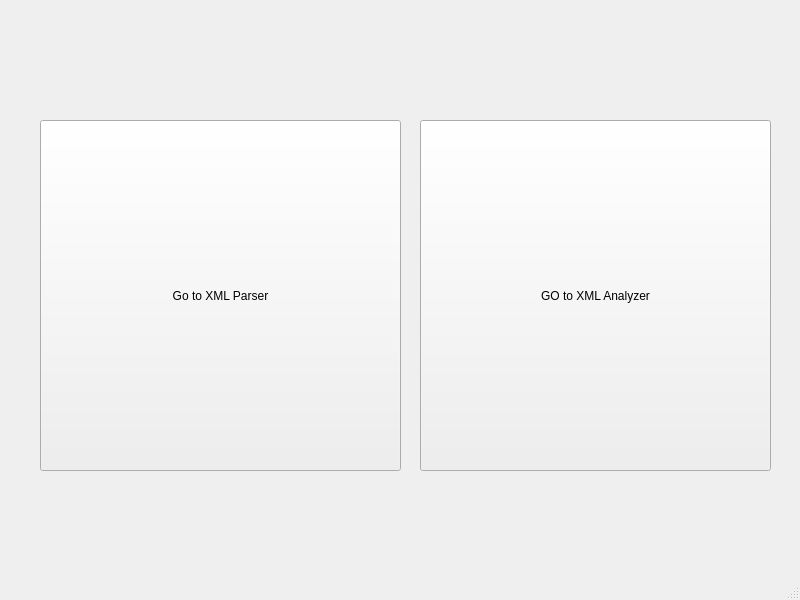
<?xml version="1.0" encoding="UTF-8"?>
<ui version="4.0">
 <class>MainWindow</class>
 <widget class="QMainWindow" name="MainWindow">
  <property name="geometry">
   <rect>
    <x>0</x>
    <y>0</y>
    <width>800</width>
    <height>600</height>
   </rect>
  </property>
  <property name="windowTitle">
   <string>MainWindow</string>
  </property>
  <widget class="QWidget" name="centralwidget">
   <widget class="QPushButton" name="ParserButton">
    <property name="geometry">
     <rect>
      <x>40</x>
      <y>120</y>
      <width>361</width>
      <height>351</height>
     </rect>
    </property>
    <property name="text">
     <string>Go to XML Parser</string>
    </property>
   </widget>
   <widget class="QPushButton" name="AnalyzerButton">
    <property name="geometry">
     <rect>
      <x>420</x>
      <y>120</y>
      <width>351</width>
      <height>351</height>
     </rect>
    </property>
    <property name="text">
     <string>GO to XML Analyzer</string>
    </property>
   </widget>
  </widget>
  <widget class="QMenuBar" name="menubar">
   <property name="geometry">
    <rect>
     <x>0</x>
     <y>0</y>
     <width>800</width>
     <height>26</height>
    </rect>
   </property>
  </widget>
  <widget class="QStatusBar" name="statusbar"/>
 </widget>
 <resources/>
 <connections/>
</ui>
